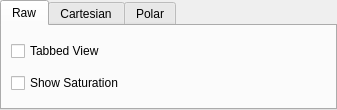
<?xml version="1.0" encoding="UTF-8"?>
<ui version="4.0">
 <class>image_mode_widget</class>
 <widget class="QWidget" name="image_mode_widget">
  <property name="geometry">
   <rect>
    <x>0</x>
    <y>0</y>
    <width>337</width>
    <height>110</height>
   </rect>
  </property>
  <layout class="QGridLayout" name="gridLayout_4">
   <property name="leftMargin">
    <number>0</number>
   </property>
   <property name="topMargin">
    <number>0</number>
   </property>
   <property name="rightMargin">
    <number>0</number>
   </property>
   <property name="bottomMargin">
    <number>0</number>
   </property>
   <property name="spacing">
    <number>0</number>
   </property>
   <item row="0" column="0" rowspan="2">
    <widget class="QTabWidget" name="tab_widget">
     <property name="styleSheet">
      <string notr="true"/>
     </property>
     <property name="tabPosition">
      <enum>QTabWidget::North</enum>
     </property>
     <property name="tabShape">
      <enum>QTabWidget::Rounded</enum>
     </property>
     <property name="currentIndex">
      <number>0</number>
     </property>
     <property name="iconSize">
      <size>
       <width>16</width>
       <height>16</height>
      </size>
     </property>
     <property name="elideMode">
      <enum>Qt::ElideNone</enum>
     </property>
     <property name="documentMode">
      <bool>false</bool>
     </property>
     <property name="tabBarAutoHide">
      <bool>false</bool>
     </property>
     <widget class="QWidget" name="raw_tab">
      <attribute name="title">
       <string>Raw</string>
      </attribute>
      <layout class="QVBoxLayout" name="verticalLayout_3">
       <item>
        <widget class="QCheckBox" name="raw_tabbed_view">
         <property name="text">
          <string>Tabbed View</string>
         </property>
        </widget>
       </item>
       <item>
        <widget class="QCheckBox" name="raw_show_saturation">
         <property name="text">
          <string>Show Saturation</string>
         </property>
        </widget>
       </item>
      </layout>
     </widget>
     <widget class="QWidget" name="cartesian_tab">
      <attribute name="title">
       <string>Cartesian</string>
      </attribute>
      <layout class="QGridLayout" name="gridLayout">
       <property name="leftMargin">
        <number>0</number>
       </property>
       <property name="topMargin">
        <number>0</number>
       </property>
       <property name="rightMargin">
        <number>0</number>
       </property>
       <property name="bottomMargin">
        <number>0</number>
       </property>
       <property name="spacing">
        <number>0</number>
       </property>
       <item row="0" column="0">
        <widget class="QGroupBox" name="groupBox">
         <property name="styleSheet">
          <string notr="true">QGroupBox{padding-top:15px; margin-top:-20px}</string>
         </property>
         <property name="title">
          <string/>
         </property>
         <layout class="QVBoxLayout" name="verticalLayout_2">
          <property name="spacing">
           <number>0</number>
          </property>
          <property name="leftMargin">
           <number>0</number>
          </property>
          <property name="topMargin">
           <number>0</number>
          </property>
          <property name="rightMargin">
           <number>0</number>
          </property>
          <property name="bottomMargin">
           <number>0</number>
          </property>
          <item>
           <layout class="QGridLayout" name="gridLayout_5">
            <item row="1" column="1">
             <widget class="QDoubleSpinBox" name="cartesian_virtual_plane_distance">
              <property name="toolTip">
               <string>The distance from the source to the virtual plane.</string>
              </property>
              <property name="keyboardTracking">
               <bool>false</bool>
              </property>
              <property name="maximum">
               <double>100000.000000000000000</double>
              </property>
              <property name="value">
               <double>1000.000000000000000</double>
              </property>
             </widget>
            </item>
            <item row="0" column="1">
             <widget class="QDoubleSpinBox" name="cartesian_pixel_size">
              <property name="keyboardTracking">
               <bool>false</bool>
              </property>
              <property name="decimals">
               <number>3</number>
              </property>
              <property name="singleStep">
               <double>0.010000000000000</double>
              </property>
              <property name="value">
               <double>0.500000000000000</double>
              </property>
             </widget>
            </item>
            <item row="1" column="3">
             <widget class="QDoubleSpinBox" name="cartesian_plane_normal_rotate_y">
              <property name="keyboardTracking">
               <bool>false</bool>
              </property>
              <property name="suffix">
               <string>°</string>
              </property>
              <property name="minimum">
               <double>-180.000000000000000</double>
              </property>
              <property name="maximum">
               <double>180.000000000000000</double>
              </property>
             </widget>
            </item>
            <item row="0" column="0">
             <widget class="QLabel" name="label">
              <property name="text">
               <string>Pixel Size:</string>
              </property>
              <property name="alignment">
               <set>Qt::AlignRight|Qt::AlignTrailing|Qt::AlignVCenter</set>
              </property>
             </widget>
            </item>
            <item row="0" column="3">
             <widget class="QDoubleSpinBox" name="cartesian_plane_normal_rotate_x">
              <property name="keyboardTracking">
               <bool>false</bool>
              </property>
              <property name="suffix">
               <string>°</string>
              </property>
              <property name="minimum">
               <double>-180.000000000000000</double>
              </property>
              <property name="maximum">
               <double>180.000000000000000</double>
              </property>
             </widget>
            </item>
            <item row="0" column="2">
             <widget class="QLabel" name="label_7">
              <property name="text">
               <string>Rotate x:</string>
              </property>
              <property name="alignment">
               <set>Qt::AlignRight|Qt::AlignTrailing|Qt::AlignVCenter</set>
              </property>
             </widget>
            </item>
            <item row="1" column="2">
             <widget class="QLabel" name="label_8">
              <property name="text">
               <string>Rotate y:</string>
              </property>
              <property name="alignment">
               <set>Qt::AlignRight|Qt::AlignTrailing|Qt::AlignVCenter</set>
              </property>
             </widget>
            </item>
            <item row="1" column="0">
             <widget class="QLabel" name="label_9">
              <property name="toolTip">
               <string>The distance from the source to the virtual plane.</string>
              </property>
              <property name="text">
               <string>Distance:</string>
              </property>
              <property name="alignment">
               <set>Qt::AlignRight|Qt::AlignTrailing|Qt::AlignVCenter</set>
              </property>
             </widget>
            </item>
           </layout>
          </item>
          <item>
           <spacer name="verticalSpacer">
            <property name="orientation">
             <enum>Qt::Vertical</enum>
            </property>
            <property name="sizeHint" stdset="0">
             <size>
              <width>20</width>
              <height>36</height>
             </size>
            </property>
           </spacer>
          </item>
         </layout>
        </widget>
       </item>
      </layout>
     </widget>
     <widget class="QWidget" name="polar_tab">
      <attribute name="title">
       <string>Polar</string>
      </attribute>
      <layout class="QGridLayout" name="gridLayout_2">
       <property name="leftMargin">
        <number>0</number>
       </property>
       <property name="topMargin">
        <number>0</number>
       </property>
       <property name="rightMargin">
        <number>0</number>
       </property>
       <property name="bottomMargin">
        <number>0</number>
       </property>
       <property name="spacing">
        <number>0</number>
       </property>
       <item row="0" column="0">
        <widget class="QGroupBox" name="groupBox_2">
         <property name="styleSheet">
          <string notr="true">QGroupBox{padding-top:15px; margin-top:-20px}</string>
         </property>
         <property name="title">
          <string/>
         </property>
         <layout class="QVBoxLayout" name="verticalLayout">
          <property name="spacing">
           <number>0</number>
          </property>
          <property name="leftMargin">
           <number>0</number>
          </property>
          <property name="topMargin">
           <number>0</number>
          </property>
          <property name="rightMargin">
           <number>0</number>
          </property>
          <property name="bottomMargin">
           <number>0</number>
          </property>
          <item>
           <layout class="QHBoxLayout" name="horizontalLayout">
            <property name="spacing">
             <number>0</number>
            </property>
            <item>
             <layout class="QGridLayout" name="gridLayout_3">
              <property name="spacing">
               <number>0</number>
              </property>
              <item row="0" column="0">
               <widget class="QLabel" name="label_3">
                <property name="text">
                 <string>Pixel Size:</string>
                </property>
                <property name="alignment">
                 <set>Qt::AlignRight|Qt::AlignTrailing|Qt::AlignVCenter</set>
                </property>
               </widget>
              </item>
              <item row="0" column="1">
               <widget class="QLabel" name="label_6">
                <property name="text">
                 <string>2θ:</string>
                </property>
                <property name="alignment">
                 <set>Qt::AlignRight|Qt::AlignTrailing|Qt::AlignVCenter</set>
                </property>
               </widget>
              </item>
              <item row="0" column="2">
               <widget class="QDoubleSpinBox" name="polar_pixel_size_tth">
                <property name="keyboardTracking">
                 <bool>false</bool>
                </property>
                <property name="decimals">
                 <number>3</number>
                </property>
                <property name="maximum">
                 <double>99.989999999999995</double>
                </property>
                <property name="singleStep">
                 <double>0.005000000000000</double>
                </property>
                <property name="value">
                 <double>0.050000000000000</double>
                </property>
               </widget>
              </item>
              <item row="0" column="3">
               <widget class="QLabel" name="label_2">
                <property name="text">
                 <string>η:</string>
                </property>
                <property name="alignment">
                 <set>Qt::AlignRight|Qt::AlignTrailing|Qt::AlignVCenter</set>
                </property>
               </widget>
              </item>
              <item row="0" column="4">
               <widget class="QDoubleSpinBox" name="polar_pixel_size_eta">
                <property name="keyboardTracking">
                 <bool>false</bool>
                </property>
                <property name="decimals">
                 <number>3</number>
                </property>
                <property name="maximum">
                 <double>99.989999999999995</double>
                </property>
                <property name="singleStep">
                 <double>0.005000000000000</double>
                </property>
                <property name="value">
                 <double>0.200000000000000</double>
                </property>
               </widget>
              </item>
              <item row="1" column="0">
               <widget class="QLabel" name="label_4">
                <property name="text">
                 <string>2θ Range:</string>
                </property>
                <property name="alignment">
                 <set>Qt::AlignRight|Qt::AlignTrailing|Qt::AlignVCenter</set>
                </property>
               </widget>
              </item>
              <item row="1" column="2">
               <widget class="QDoubleSpinBox" name="polar_res_tth_min">
                <property name="keyboardTracking">
                 <bool>false</bool>
                </property>
                <property name="maximum">
                 <double>10000.000000000000000</double>
                </property>
                <property name="singleStep">
                 <double>0.010000000000000</double>
                </property>
                <property name="value">
                 <double>1.000000000000000</double>
                </property>
               </widget>
              </item>
              <item row="1" column="3">
               <widget class="QLabel" name="label_5">
                <property name="text">
                 <string>-</string>
                </property>
                <property name="alignment">
                 <set>Qt::AlignRight|Qt::AlignTrailing|Qt::AlignVCenter</set>
                </property>
               </widget>
              </item>
              <item row="1" column="4">
               <widget class="QDoubleSpinBox" name="polar_res_tth_max">
                <property name="keyboardTracking">
                 <bool>false</bool>
                </property>
                <property name="maximum">
                 <double>10000.000000000000000</double>
                </property>
                <property name="singleStep">
                 <double>0.010000000000000</double>
                </property>
                <property name="value">
                 <double>20.000000000000000</double>
                </property>
               </widget>
              </item>
             </layout>
            </item>
            <item>
             <spacer name="horizontalSpacer">
              <property name="orientation">
               <enum>Qt::Horizontal</enum>
              </property>
              <property name="sizeHint" stdset="0">
               <size>
                <width>40</width>
                <height>20</height>
               </size>
              </property>
             </spacer>
            </item>
           </layout>
          </item>
          <item>
           <spacer name="verticalSpacer_2">
            <property name="orientation">
             <enum>Qt::Vertical</enum>
            </property>
            <property name="sizeHint" stdset="0">
             <size>
              <width>20</width>
              <height>2</height>
             </size>
            </property>
           </spacer>
          </item>
         </layout>
        </widget>
       </item>
      </layout>
     </widget>
    </widget>
   </item>
  </layout>
 </widget>
 <tabstops>
  <tabstop>tab_widget</tabstop>
  <tabstop>raw_tabbed_view</tabstop>
  <tabstop>raw_show_saturation</tabstop>
  <tabstop>cartesian_pixel_size</tabstop>
  <tabstop>cartesian_plane_normal_rotate_x</tabstop>
  <tabstop>cartesian_virtual_plane_distance</tabstop>
  <tabstop>cartesian_plane_normal_rotate_y</tabstop>
  <tabstop>polar_pixel_size_tth</tabstop>
  <tabstop>polar_pixel_size_eta</tabstop>
  <tabstop>polar_res_tth_min</tabstop>
  <tabstop>polar_res_tth_max</tabstop>
 </tabstops>
 <resources/>
 <connections/>
</ui>
